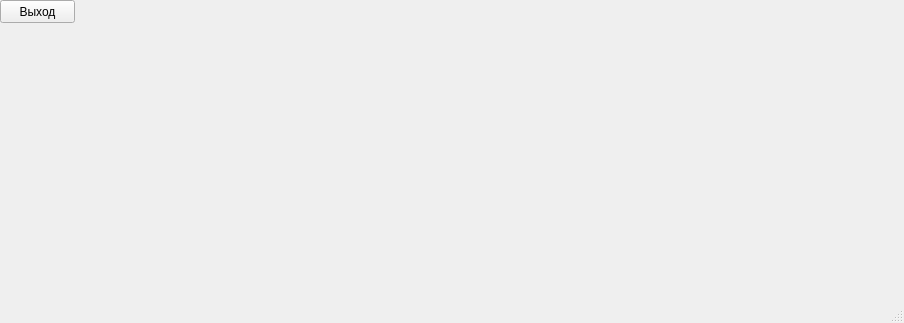
<?xml version="1.0" encoding="UTF-8"?>
<ui version="4.0">
 <class>MainWindowTest</class>
 <widget class="QMainWindow" name="MainWindowTest">
  <property name="geometry">
   <rect>
    <x>0</x>
    <y>0</y>
    <width>904</width>
    <height>323</height>
   </rect>
  </property>
  <property name="windowTitle">
   <string>MainWindowTest</string>
  </property>
  <widget class="QWidget" name="centralWidget">
   <widget class="QPushButton" name="pushButton">
    <property name="geometry">
     <rect>
      <x>0</x>
      <y>0</y>
      <width>75</width>
      <height>23</height>
     </rect>
    </property>
    <property name="text">
     <string>Выход</string>
    </property>
   </widget>
  </widget>
  <widget class="QMenuBar" name="menuBar">
   <property name="geometry">
    <rect>
     <x>0</x>
     <y>0</y>
     <width>904</width>
     <height>21</height>
    </rect>
   </property>
  </widget>
  <widget class="QStatusBar" name="statusBar"/>
 </widget>
 <layoutdefault spacing="6" margin="11"/>
 <resources/>
 <connections/>
</ui>
